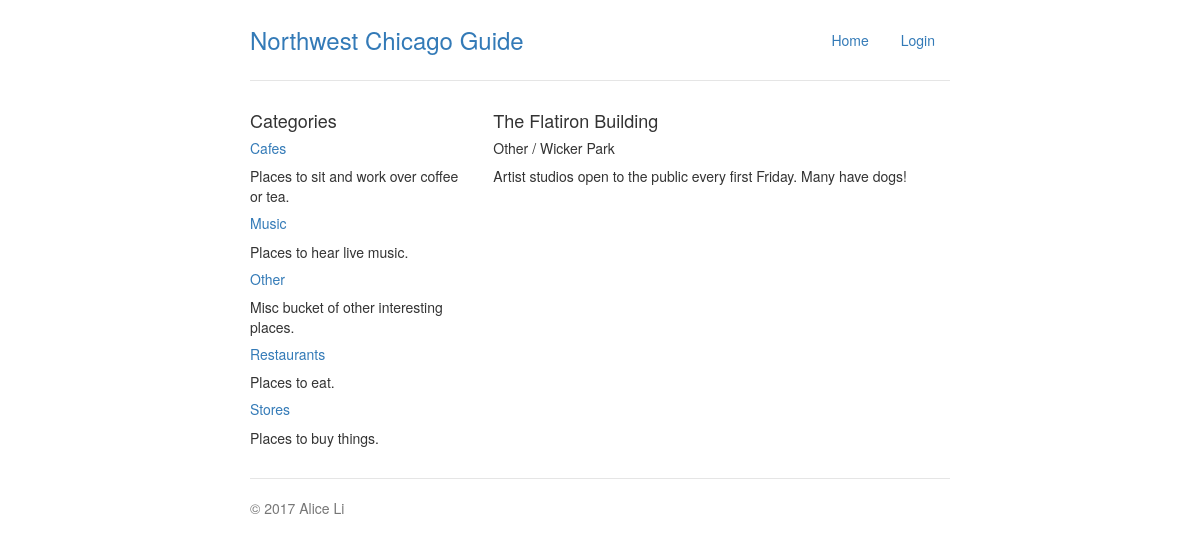
Page /places/5/16/ on the committed database.
### db_setup.py (models this page shows, shortened)
class Category(Base):
    __tablename__ = 'category'
    id = Column(Integer, primary_key=True)
    name = Column(String(80), nullable=False)
    description = Column(String(250))

class Place(Base):
    __tablename__ = 'place'
    id = Column(Integer, primary_key=True)
    name = Column(String(80), nullable=False)
    neighborhood = Column(String(80))
    description = Column(String(250))
    category_id = Column(Integer, ForeignKey('category.id'))
    category = relationship(Category)
    user_id = Column(Integer, ForeignKey('user.id'))
    user = relationship(User)
    created = Column(TIMESTAMP, server_default=func.now())

### neighborhood_app.py (the view)
@app.route('/places/<categoryID>/<placeID>/')
def showPlace(categoryID, placeID):
    activePlace = db_session.query(Place).filter_by(id=placeID).one()
    return renderGuidePage('place.html',
                           selected_place=activePlace)

### neighborhood_app.py (called while the page is built)
def renderGuidePage(template, **kwargs):
    categories = db_session.query(Category).order_by(asc(Category.name))
    return render_template(template, categories=categories, **kwargs)

### templates/place.html (shortened to what this page needs)
{% extends "base.html" %}
{% block content %}
  <h4>{{ selected_place.name }}</h4>
  <h5>{{ selected_place.category.name }} / {{ selected_place.neighborhood }}</h5>
  <p>{{ selected_place.description }}</p>
{% endblock %}

### templates/base.html (shortened to what this page needs)
<!DOCTYPE html>
<html lang="en">
  <head>
	<link rel="stylesheet" href="https://maxcdn.bootstrapcdn.com/bootstrap/3.3.7/css/bootstrap.min.css">
    <link href="/static/main.css" rel="stylesheet">
  </head>
  <body class="container">
    <header>
      <div class="header clearfix">
        <nav>
          <ul class="nav nav-pills pull-right">
            {% if session.get('credentials') %}
              <li class="list-group-item no-border">Welcome, {{ session.get('username') }}</li>
              <li role="presentation"><a href="/">Home</a></li>
              <li role="presentation"><a href="{{url_for('newPlace')}}">Add New</a>
              <li role="presentation"><a href="{{url_for('showLogout')}}">Logout</a>
            {% else %}
              <li role="presentation"><a href="/">Home</a></li>
              <li role="presentation"><a href="{{url_for('showLogin')}}">Login</a>
            {% endif %}
          </ul>
        </nav>
        <h3 class="text-muted"><a href="/">Northwest Chicago Guide</a></h3>
      </div>
    </header>
    <main>
      <div class="row">
        <div class="col-lg-4">
        <h4>Categories</h4>
          {% for category in categories %}
            <h5><a href="/places/{{ category.id }}/">{{ category.name }}</a></h5>
            <p>{{ category.description }}</p>
          {% endfor %}
        </div>
        <div class="col-lg-8">
    		{% block content %}
    		{% endblock %}
    		</div>
      </div>
	</main>
    <footer class="footer">
        <p>&copy; 2017 Alice Li</p>
    </footer>
  </body>
</html>

### static/main.css (style rules this page uses)
body, main { padding-top: 20px; padding-bottom: 20px; }
.header, .marketing, .footer { padding-right: 15px; padding-left: 15px; }
.header { padding-bottom: 20px; border-bottom: 1px solid #e5e5e5; }
.header h3 { margin-top: 0; margin-bottom: 0; line-height: 40px; }
.footer { padding-top: 19px; color: #777; border-top: 1px solid #e5e5e5; }
@media (min-width: 768px) { .container { max-width: 730px; } }
@media screen and (min-width: 768px) { .header, .marketing, .footer { padding-right: 0; padding-left: 0; } }

### rows in the picture
Category: name "Cafes", description "Places to sit and work over coffee or tea."
Category: name "Music", description "Places to hear live music."
Category: name "Other", description "Misc bucket of other interesting places.", category.name "Other"
Category: name "Restaurants", description "Places to eat."
Category: name "Stores", description "Places to buy things."
Place: name "The Flatiron Building", neighborhood "Wicker Park", description "Artist studios open to the public every first Friday. Many have dogs!"
